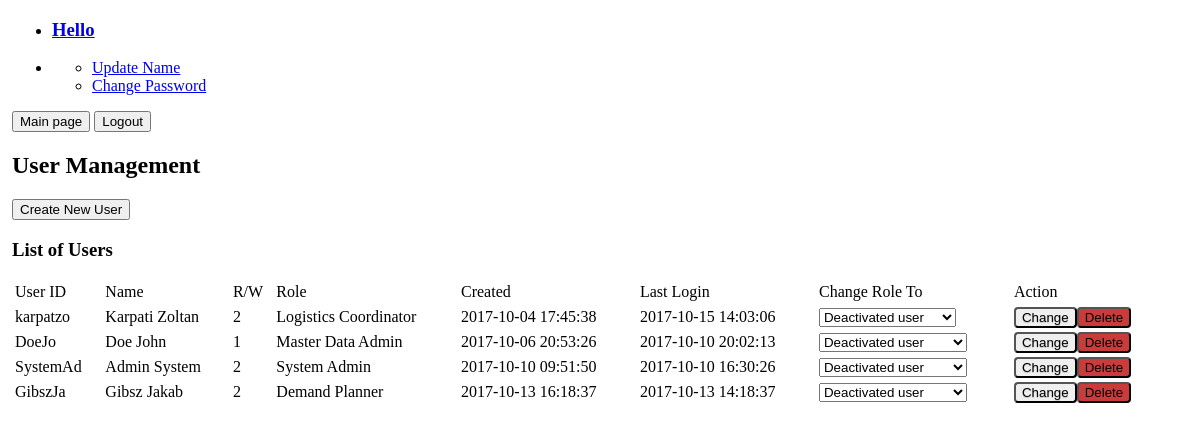
/ha_dist_oop/user_management.php, run on the app's committed database.
### tables this page shows
CREATE TABLE `users` (
  `id` int(11) NOT NULL,
  `username` varchar(8) NOT NULL COMMENT '6+2: lastname+fname',
  `first_name` varchar(40) NOT NULL,
  `last_name` varchar(40) NOT NULL,
  `role` int(5) UNSIGNED NOT NULL,
  `rw` tinyint(1) NOT NULL DEFAULT '1',
  `password` varchar(64) NOT NULL,
  `salt` varchar(32) NOT NULL,
  `last_login` timestamp NOT NULL DEFAULT CURRENT_TIMESTAMP ON UPDATE CURRENT_TIMESTAMP,
  `joined` datetime NOT NULL
);

### ha_dist_oop/classes/db.php (called while the page is built, shortened)
<?php
class DB {
    private static $_instance = null;
    private $_pdo,
            $_query,
            $_error = false,
            $_results,
            $_count = 0;
    private function __construct() {
        try {
            $this->_pdo = new PDO('mysql:host=' . Config::get('mysql/host') . ';dbname=' . Config::get('mysql/db'), Config::get('mysql/username'), Config::get('mysql/password'));
        } catch(PDOException $e) {
            die($e->getMessage());
        }
    }
    public static function getInstance() {
        if(!isset(self::$_instance)) {
            self::$_instance = new DB();
        }
        return self::$_instance;
    }
    public function query($sql, $params = array()) {
        $this->_error = false;
        if($this->_query = $this->_pdo->prepare($sql)) {
            $x = 1;
            if(count($params)) {
                foreach($params as $param) {
                    $this->_query->bindValue($x, $param);
                    $x++;
                }
            }
            if($this->_query->execute()) {
                $this->_results = $this->_query->fetchAll(PDO::FETCH_OBJ);
            } else {
                $this->_error = true;
            }
        }
        return $this;
    }
    public function action($action, $table, $where = array()) {
        if(count($where) === 3) {
            $operators = array('=', '>', '<', '>=', '<=', 'LIKE');
            $field = $where[0];
            $operator = $where[1];
            $value = $where[2];
            if(in_array($operator, $operators)) {
                $sql = "{$action} FROM {$table} WHERE {$field} {$operator} ?";
                if(!$this->query($sql, array($value))->error()) {
                    return $this;
                }
            }
        }
        return false;
    }
    public function get($table, $where) {
        return $this->action('SELECT *', $table, $where);
    }
    public function results() {
        return $this->_results;
    }
    public function error() {
        return $this->_error;
    }
}

### ha_dist_oop/classes/config.php (called while the page is built)
<?php
class Config {
    public static function get($path = null) {
        if ($path){
            $config = $GLOBALS['config'];
            $path = explode('/', $path);
            foreach($path as $bit) {
                if(isset($config[$bit])) {
                    $config = $config[$bit];
                }
            }
            return $config;
        }
        return false;
    }
}

### ha_dist_oop/user_management.php (the view, shortened to what this page needs)
<!DOCTYPE html>
<html lang="en" xmlns="http://www.w3.org/1999/xhtml">
<head>
</head>
<body>
<?php
include_once('header.php');
$db = DB::getInstance();
?>
<h2>User Management</h2>
<a href="register.php" target="_parent"><button type="button" class="pure-button pure-button-primary">Create New User</button></a>
<table width="98%" class="pure-table">
<thead><tr><td>User ID</td><td>Name</td><td>R/W</td><td>Role</td><td>Created</td><td>Last Login</td><td>Change Role To</td><td>Action</td></tr></thead>
<tr>
<?php
$db->get('users', array('username', 'LIKE', '%'));
$users = $db->results();
echo "<h3>List of Users</h3>";
foreach ($users as $user)
{
	echo "<tr><td>{$user->username}</td>";
	echo "<td>{$user->last_name} {$user->first_name}</td>";
	echo "<td>{$user->rw}</td>";
    switch ($user->role)
    {
        case '1':{echo "<td>"; echo ROLE1; echo "</td>";break;}
        case '2':{echo "<td>"; echo ROLE2; echo "</td>";break;}
        case '4':{echo "<td>"; echo ROLE4; echo "</td>";break;}
	    case '5':{echo "<td>"; echo ROLE5; echo "</td>";break;}
    }
    echo "<td>{$user->joined}</td>";
    echo "<td>{$user->last_login}</td>";
    echo "<form action=\"\" method=\"POST\">";
    echo "<td><select name=\"newRole\">";
       if($user->role!=0) {echo '<option value="0">'; echo ROLE0; echo "</option>"; }
    echo '</td>';
     echo '<td>';
    if ($user->id != $_SESSION['user'])
    {
        echo '<input type="submit" name="okButton" value="Change" class="button-secondary pure-button"/>';
    	echo '<input type="submit" name="okButton" value="Delete" class="button-error pure-button" onClick="return confirm(\'Are you sure you want to delete user: '.$user->username.'?\')">';
    }
    else {
        echo '<input type="submit" name="okButton" value="Change" class="button-secondary pure-button" disabled/>';
        echo '<input type="submit" name="okButton" value="Delete" class="button-error pure-button" disabled/>';
    }
    echo '</td>';
	echo '</form>';
}
?>
</body>
</html>

### ha_dist_oop/core/mainStyle.css (style rules this page uses)
.button-error { background: rgb(202, 60, 60); border-radius: 4px; }
.button-secondary { border-radius: 4px; text-shadow: 0 1px 1px rgba(0, 0, 0, 0.2); }
body { margin-left: 1%; }

### data on the page
users: username "karpatzo", last_name "Karpati", first_name "Zoltan", rw "2", joined "2017-10-04 17:45:38", last_login "2017-10-15 14:03:06", newRole "Deactivated user"
users: username "DoeJo", last_name "Doe", first_name "John", rw "1", joined "2017-10-06 20:53:26", last_login "2017-10-10 20:02:13", newRole "Deactivated user"
users: username "SystemAd", last_name "Admin", first_name "System", rw "2", joined "2017-10-10 09:51:50", last_login "2017-10-10 16:30:26", newRole "Deactivated user"
users: username "GibszJa", last_name "Gibsz", first_name "Jakab", rw "2", joined "2017-10-13 16:18:37", last_login "2017-10-13 14:18:37", newRole "Deactivated user"
